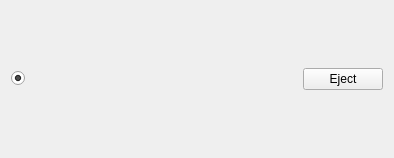
<?xml version="1.0" encoding="UTF-8"?>
<ui version="4.0">
 <class>Form</class>
 <widget class="QWidget" name="Form">
  <property name="geometry">
   <rect>
    <x>0</x>
    <y>0</y>
    <width>394</width>
    <height>158</height>
   </rect>
  </property>
  <property name="windowTitle">
   <string>Form</string>
  </property>
  <layout class="QHBoxLayout" name="horizontalLayout">
   <item>
    <widget class="QRadioButton" name="radioButton_name">
     <property name="text">
      <string/>
     </property>
     <property name="checked">
      <bool>true</bool>
     </property>
    </widget>
   </item>
   <item>
    <spacer name="horizontalSpacer">
     <property name="orientation">
      <enum>Qt::Horizontal</enum>
     </property>
     <property name="sizeHint" stdset="0">
      <size>
       <width>40</width>
       <height>20</height>
      </size>
     </property>
    </spacer>
   </item>
   <item>
    <widget class="QPushButton" name="pushButton">
     <property name="text">
      <string>Eject</string>
     </property>
    </widget>
   </item>
  </layout>
 </widget>
 <resources/>
 <connections/>
</ui>
